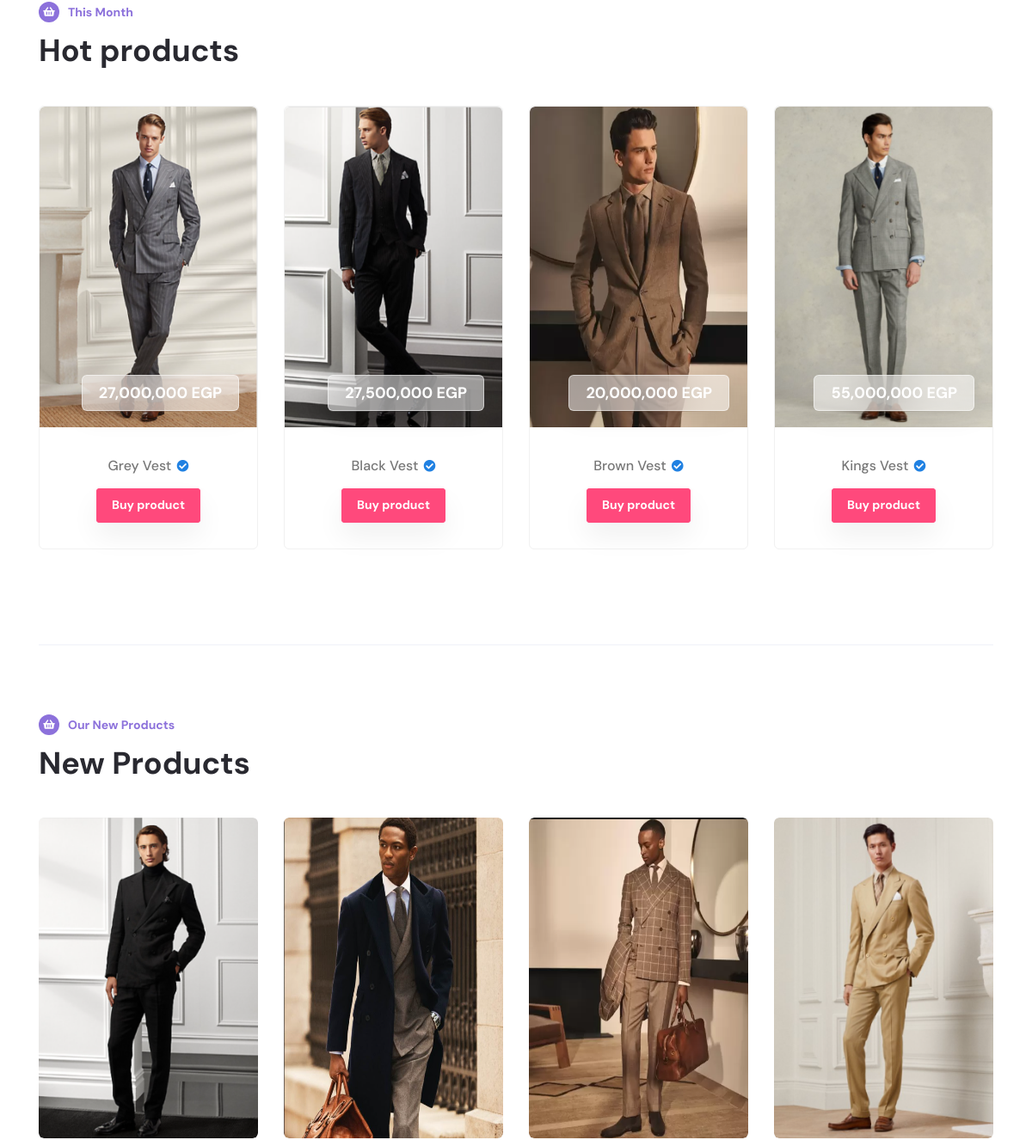
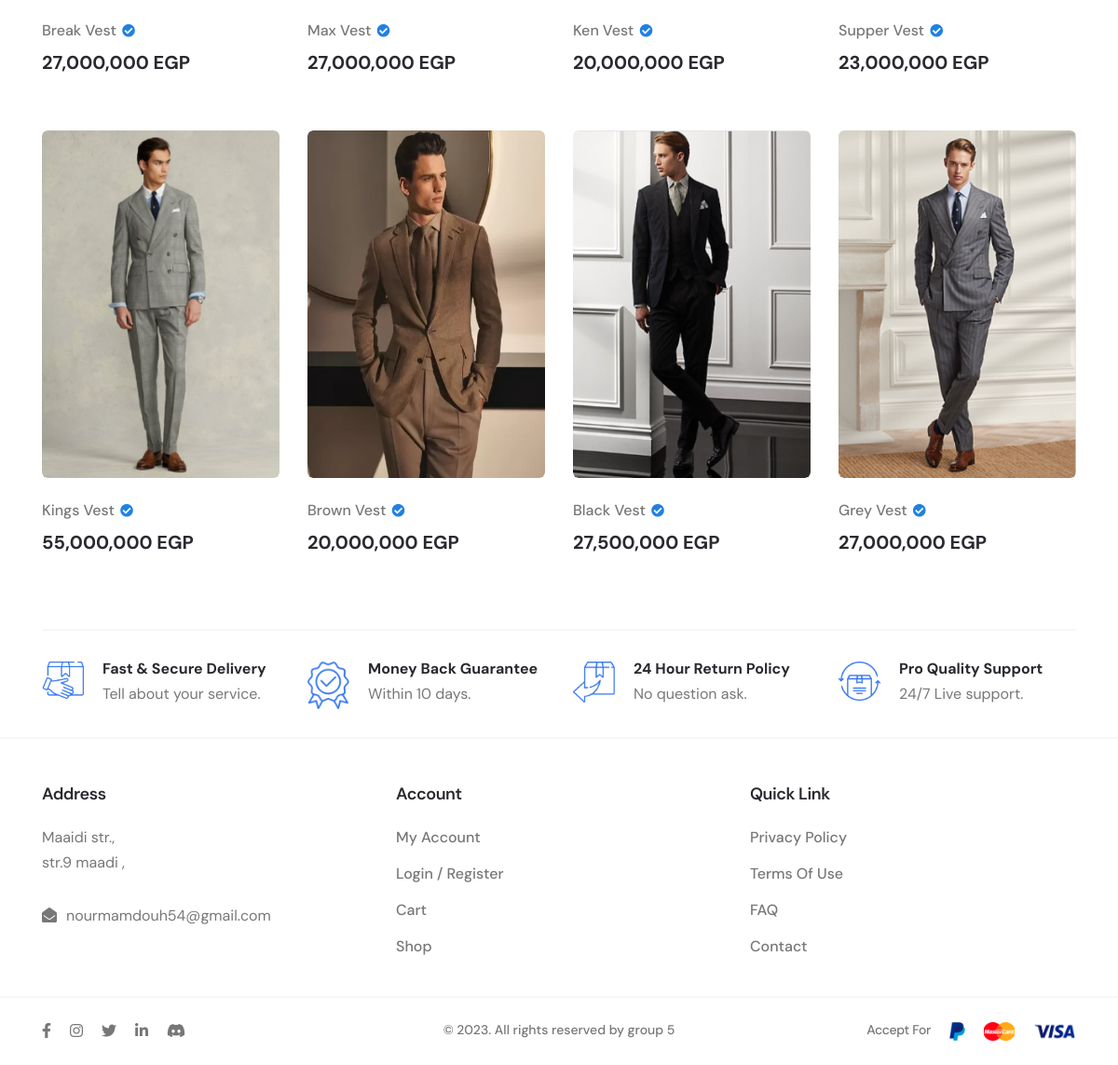
Before: /web_user/fashionApp.php (lower part) with the older database file (2 pictures, top to bottom).
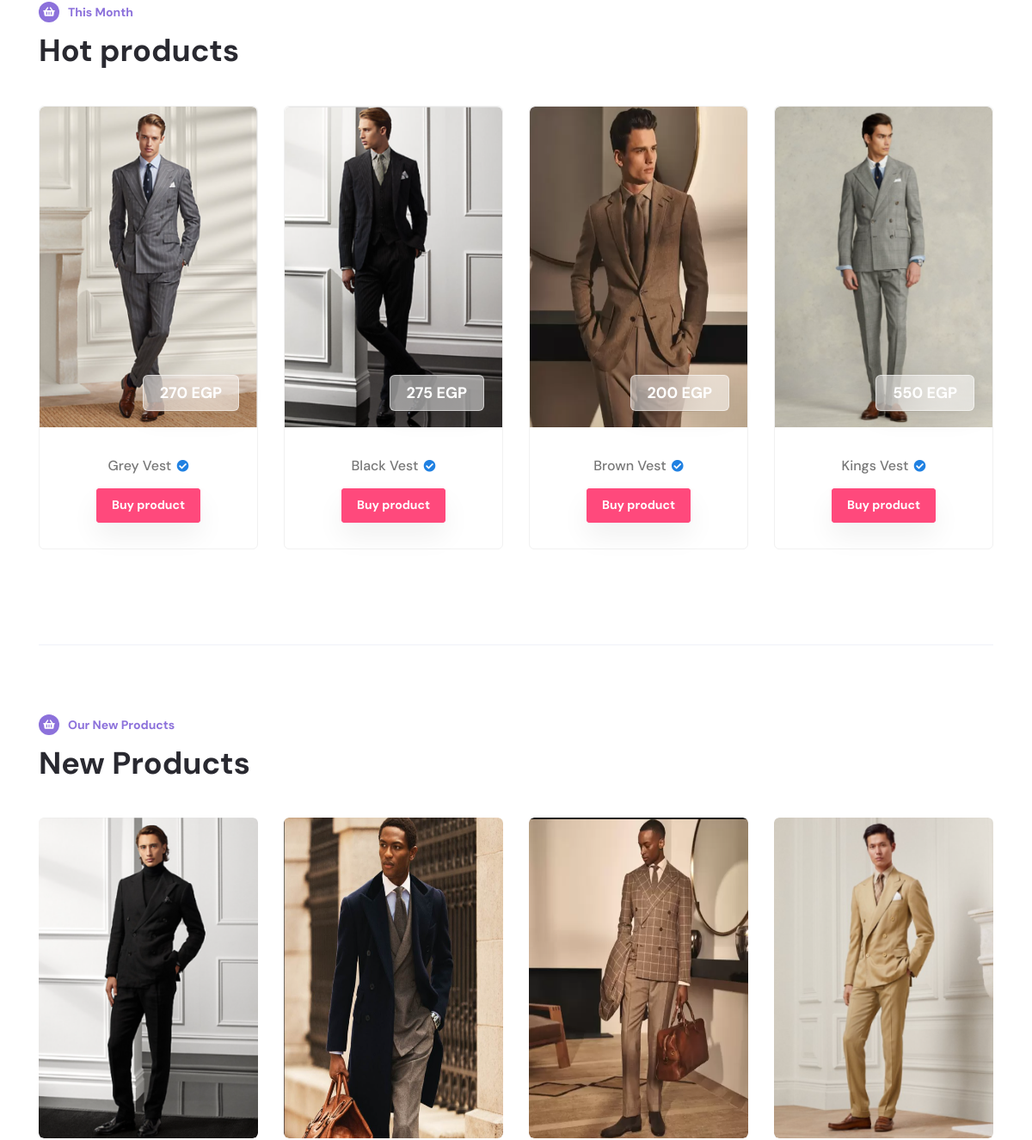
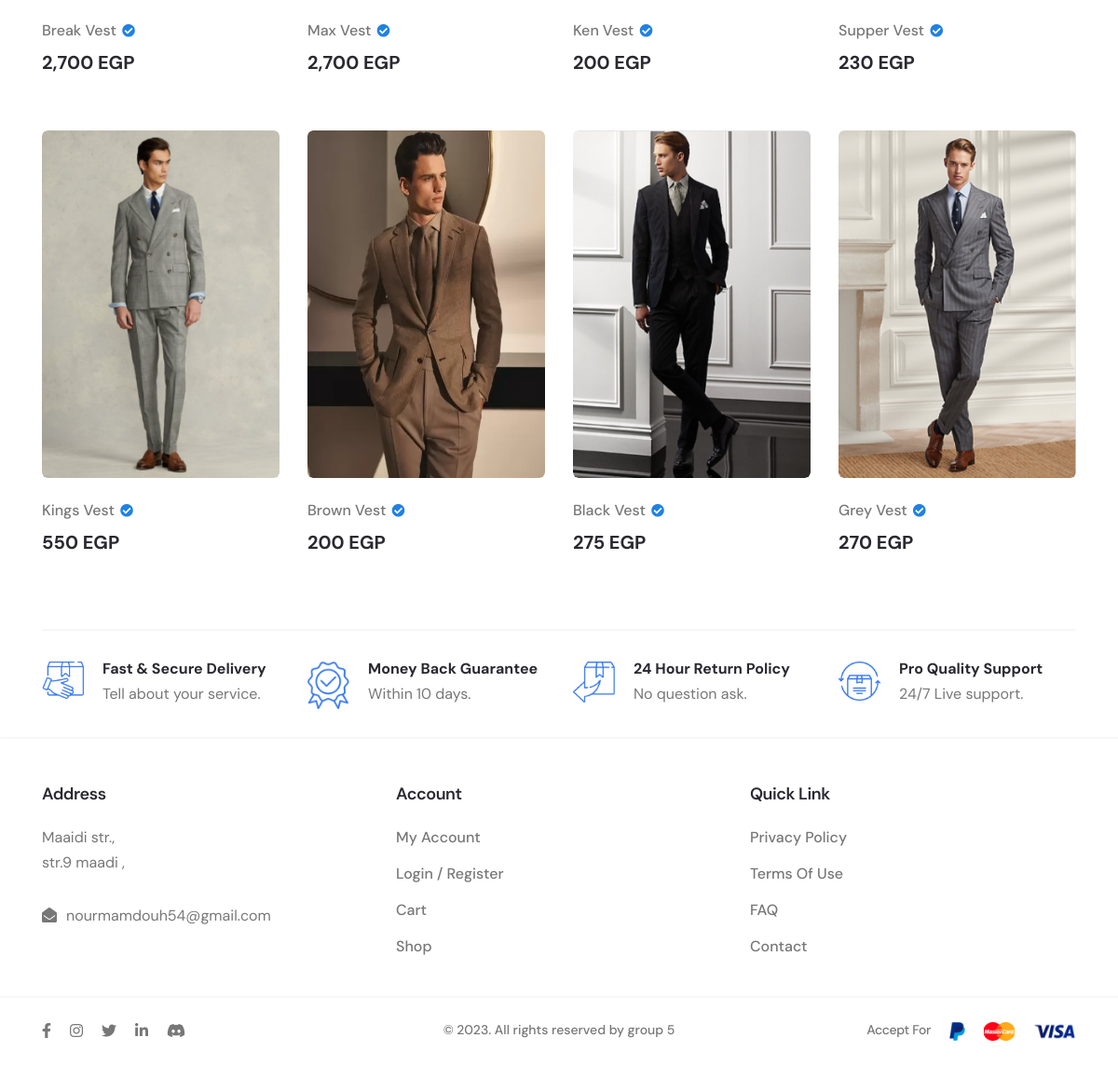
After: the same page with the newer database file (2 pictures, top to bottom).
### tables this page shows
CREATE TABLE `tbl_product` (
  `id_product` int(6) NOT NULL,
  `product_name` varchar(255) NOT NULL,
  `quantity` int(11) NOT NULL DEFAULT 0,
  `product_img` varchar(50) NOT NULL,
  `product_prices` int(10) NOT NULL DEFAULT 0,
  `catalog_id` int(4) NOT NULL,
  `employee_entry` int(11) NOT NULL,
  `entry_date` date NOT NULL DEFAULT current_timestamp(),
  `sup_id` int(11) NOT NULL,
  `view` tinyint(4) NOT NULL DEFAULT 0,
  `special` tinyint(4) NOT NULL DEFAULT 0,
  `old_prices` int(11) NOT NULL DEFAULT 0,
  `description` varchar(255) NOT NULL,
  `size` varchar(5) NOT NULL DEFAULT 'L'
);

### model_user/productdb_user.php (called while the page is built, shortened)
<?php
function getall_product_hot() {
    $conn = connectdb();
    $stmt = $conn->prepare("SELECT * FROM tbl_product WHERE special = '1' AND view = '1'");
    $stmt->execute();
    $result = $stmt->fetchAll(PDO::FETCH_ASSOC);
    return $result;
}
function getall_product_new() {
    $conn = connectdb();
    $stmt = $conn->prepare("SELECT * FROM tbl_product WHERE view = '1' ORDER BY id_product DESC LIMIT 8");
    $stmt->execute();
    $result = $stmt->fetchAll(PDO::FETCH_ASSOC);
    return $result;
}
?>

### web_user/body.php (the view, shortened to what the changed rows need)
<main class="main-wrapper">
    <div class="axil-best-seller-product-area bg-color-white axil-section-gap pb--0">
        <div class="container">
            <div class="product-area pb--50">
                <div class="section-title-wrapper">
                    <h2 class="title">Hot products</h2>
                </div>
                <div class="row row--15">
                    <?php
                    $i = 0;
                    foreach ($product as $pd) {
                        if ($i >= 4) break;
                        echo '
        <div class="col-lg-3 col-md-4 col-sm-6 mb--30">
            <div class="axil-product product-style-six">
                <div class="thumbnail">
                    <a href="fashionApp.php?act=detail_product&id=' . $pd['id_product'] . '">
                        <img
                            class="conform-img"
                            data-sal="fade"
                            data-sal-delay="100"
                            data-sal-duration="1500"
                            src="../uploads/' . $pd['product_img'] . '"
                            alt="Product Images"
                        />
                    </a>
                </div>
                <div class="product-content">
                    <div class="inner">
                        <div class="product-price-variant">
                            <span class="price current-price">' . number_format($pd['product_prices']) . ' EGP</span>
                        </div>
                        <h5 class="title text-center">
                            <a href="fashionApp.php?act=detail_product&id=' . $pd['id_product'] . '">
                                ' . $pd['product_name'] . '
                                <span class="verified-icon"><i class="fas fa-check-circle"></i></span>
                            </a>
                        </h5>
                        <ul class="cart-action">
                            <li class="select-option">
                                <a href="fashionApp.php?act=detail_product&id=' . $pd['id_product'] . '">Buy product</a>
                            </li>
                        </ul>
                    </div>
                </div>
            </div>
        </div>';
                        $i++;
                    }
                    ?>
                </div>
            </div>
        </div>
    </div>
    <div class="axil-product-area bg-color-white axil-section-gap pb--0">
        <div class="container">
            <div class="product-area pb--20">
                <div class="axil-isotope-wrapper">
                    <div class="product-isotope-heading">
                        <div class="section-title-wrapper">
                            <h2 class="title">New Products</h2>
                        </div>
                    </div>
                </div>
                <div class="row row--15 isotope-list">
                    <?php
                    if (count($new_products) > 0) {
                        foreach ($new_products as $product) {
                            echo '
                        <div class="col-xl-3 col-lg-4 col-sm-6 col-12 mb--30 product ' . $product['catalog_id'] . '">
                            <div class="axil-product product-style-one">
                                <div class="thumbnail">
                                    <a href="fashionApp.php?act=detail_product&id=' . $product['id_product'] . '">
                                        <img class="conform-img" data-sal="fade" data-sal-delay="100"
                                             data-sal-duration="1500" src="../uploads/' . $product['product_img'] . '"
                                             alt="' . htmlspecialchars($product['product_name']) . '" />
                                    </a>
                                    <div class="product-hover-action">
                                        <ul class="cart-action">
                                            <li class="select-option">
                                                <a href="fashionApp.php?act=detail_product&id=' . $product['id_product'] . '">Buy Product</a>
                                            </li>
                                        </ul>
                                    </div>
                                </div>
                                <div class="product-content">
                                    <div class="inner">
                                        <h5 class="title">
                                            <a href="fashionApp.php?act=detail_product&id=' . $product['id_product'] . '">
                                                ' . htmlspecialchars($product['product_name']) . '
                                                <span class="verified-icon">
                                                    <i class="fa fa-check-circle"></i>
                                                </span>
                                            </a>
                                        </h5>
                                        <div class="product-price-variant">
                                            <span class="price current-price">' . number_format($product['product_prices']) . ' EGP</span>
                                        </div>
                                    </div>
                                </div>
                            </div>
                        </div>';
                        }
                    } else {
                        echo '<div class="col-12"><p class="text-center">No new products available at the moment.</p></div>';
                    }
                    ?>
                </div>
            </div>
        </div>
    </div>
</main>

Changed rows visible on the page:
changed tbl_product "Grey Vest": product_prices "27,000,000" → "270"
changed tbl_product "Black Vest": product_prices "27,500,000" → "275"
changed tbl_product "Brown Vest": product_prices "20,000,000" → "200"
changed tbl_product "Kings Vest": product_prices "55,000,000" → "550"
changed tbl_product "Break Vest": product_prices "27,000,000" → "2,700"
changed tbl_product "Max Vest": product_prices "27,000,000" → "2,700"
changed tbl_product "Ken Vest": product_prices "20,000,000" → "200"
changed tbl_product "Supper Vest": product_prices "23,000,000" → "230"
